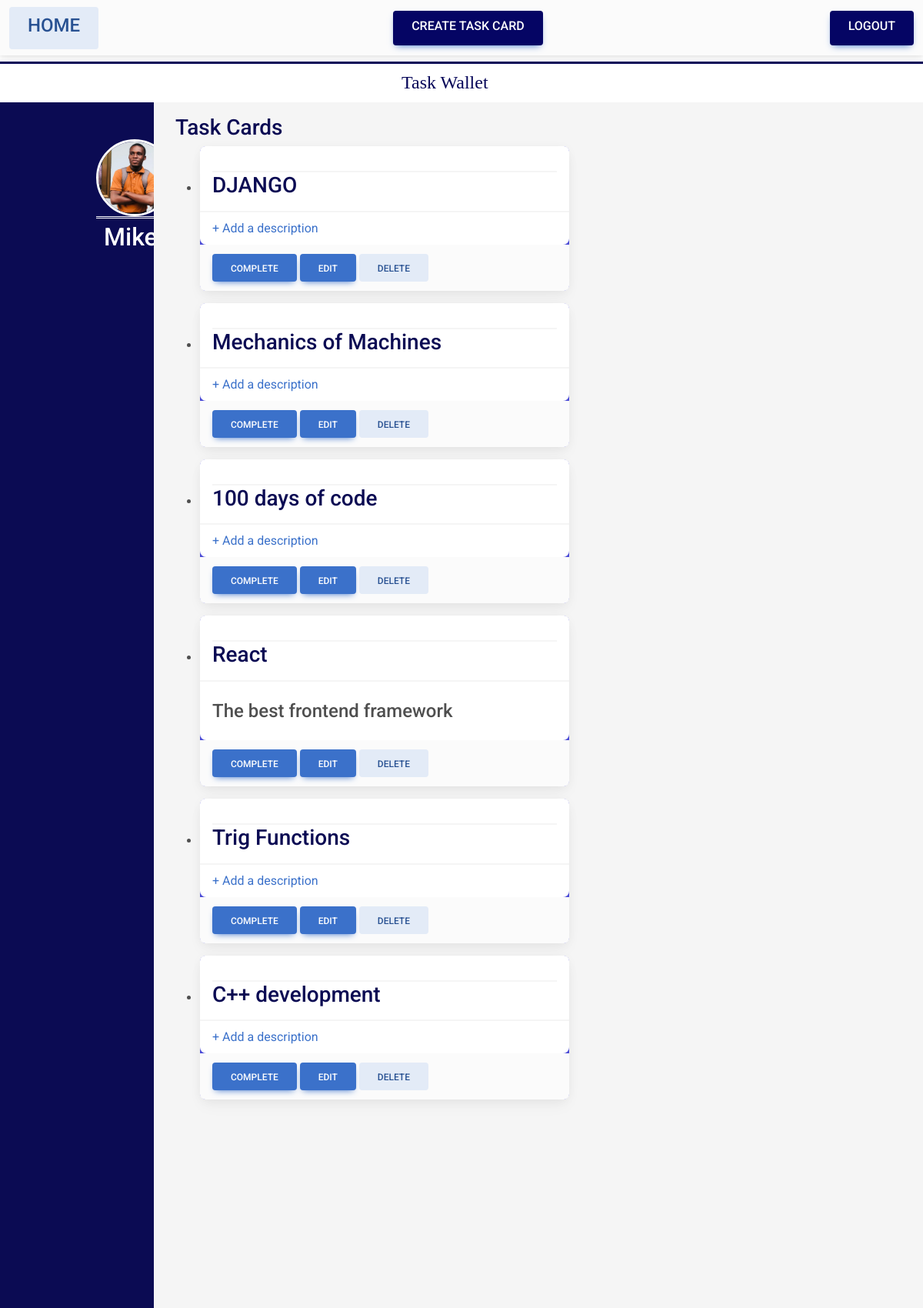
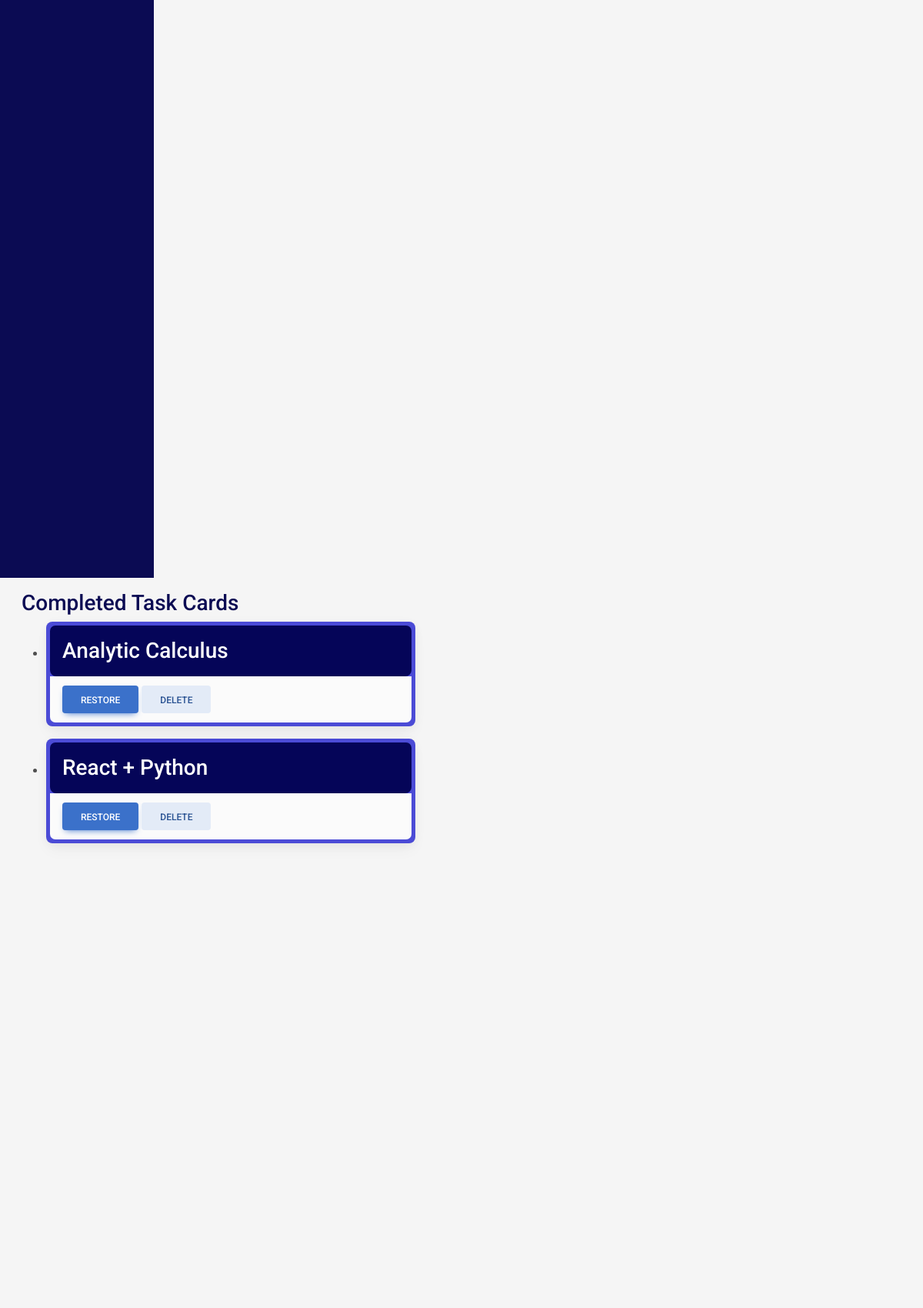
The app's page /home/ (signed in, upper part) with its own data (2 pictures, top to bottom).
### core/models.py (models this page shows, shortened)
class Task(models.Model):
    user=models.ForeignKey(User,on_delete=models.CASCADE,null=True,blank=True)
    name=models.CharField(max_length=50)
    priority=models.CharField(max_length=50)
    date_created=models.DateField(auto_now_add=True)
    due_date=models.DateTimeField()
    description=models.TextField(max_length=500,null=True,blank=True)
    completed=models.BooleanField(default=False,null=True,blank=True)

### core/views.py (the view)
# urls.py: path("home/",views.homepage,name="homepage"),
@login_required(login_url="/")
def homepage(request):
    completed_tasks = []
    not_completed_tasks = []
    profile=request.user.profile.profile_picture.url
    tasks = models.Task.objects.filter(user=request.user.id)
    for task in tasks:
        if task.completed:
            completed_tasks.append(task)
        else:
            not_completed_tasks.append(task)
    a = len(not_completed_tasks)
    b = len(completed_tasks)
    if b>0:
        b==True
    else:
        b==False
    context = {"a": a, "tasks_b": completed_tasks, "tasks_a": not_completed_tasks,"profile":profile}
    return render(request, "core/homepage.html", context)

### core/templates/core/homepage.html (shortened to what this page needs)
{% extends "main_template.html" %}
{% block content %}
<div class="container-fluid" style="border-top: solid rgb(5, 5, 88);">
  <div class="row align-items-center" style="background-color:white;height:50px;">
    <div class="col-4"><h4 style="color:rgb(5, 5, 88);font-family:cursive;padding:10px;">Task  Wallet</h4></div>
  </div>
</div>
<div class="container-fluid">
    <div class="row">
        <div class="col-2 box-sidebar">
            <div  class="container py-5 px-5">
              <div class="row" style="padding-left: 65px;">
                <a href="{% url 'user-profile' %}">
                  <img class="custom-rounded-circle" src="{{profile}}" alt="">
                    <h2 style="color:white;padding-left: 10px;border-top:double;width: 100px;padding-top: 5px;">{{ request.user.username }}</h2>
                </a>
              </div>
            </div>
        </div>
        <div class="col box">
            <div class="container-tasks py-3 px-3">
                {% if not a %}
                <h3>No Task cards available !!<br><a href="{% url 'create-task' %}">Create one</a></h3>
                {% else %}
                <h3>Task Cards</h3>
                {% for task in tasks_a %}
                <ul>
                  <li>
                    <div class="card" style="width: 30rem;" style="padding: 5px;">
                      <ul class="list-group list-group-light list-group-small">
                        <li class="list-group-item px-3"><h5 class="card-header"><h3>{{ task.name }}</h3></h5></li>
                        {% if task.description %}
                        <li class="list-group-item px-3"><p class="card-text"><h4>{{ task.description }}</h4></p></li>
                        {% else %}
                        <li class="list-group-item  px-3"><a href="{% url 'update-task' task.id %}">+ Add a description </a></li>
                        {% endif %}
                      </ul>
                      <div class="card-footer bg-light px-3">
                        <a href="{% url 'complete-task' task.id %}" class="btn btn-primary"><h7>Complete</h7></a>
                        <a href="{% url 'update-task' task.id %}" class="btn btn-primary"><h7>Edit</h7></a>
                        <a href="{% url 'delete-task' task.id %}" class="btn btn-secondary"><h7>Delete</h7></a>
                      </div>
                    </div>
                  </li>
                </ul>
                {% endfor %}
                {% endif %}
            </div>
        </div>
        <div class="col box">
            <div class="container-tasks py-3 px-3">
                {% if not b %}
                <h3>Completed Task Cards</h3>
                {% for task in tasks_b %}
                <ul>
                  <li>
                    <div class="card" style="width: 30rem;padding: 5px;">
                      <ul class="list-group list-group-light list-group-small">
                        <li class="list-group-item completed px-3"><h5 ><h3 style="color:white;" >{{ task.name }}</h3></h5></li>
                      </ul>
                      <div class="card-footer bg-light px-3" style="background-color: rgb(5, 5, 88);">
                        <a href="{% url 'restore-task' task.id %}" class="btn btn-primary"><h7>Restore</h7></a>
                        <a href="{% url 'delete-task' task.id %}" class="btn btn-secondary"><h7>Delete</h7></a>
                      </div>
                    </div>
                  </li>
                </ul>
                {% endfor %}
                {% else %}
                <h3>No completed Task cards available !!</h3>
                {% endif %}
            </div>
        </div>
    </div>
</div>
{% endblock %}

### templates/main_template.html (shortened to what this page needs)
<!DOCTYPE html>
<html lang="en">
<head>
<link
  href="https://cdnjs.cloudflare.com/ajax/libs/font-awesome/6.0.0/css/all.min.css"
  rel="stylesheet"
/>
<link
  href="https://cdnjs.cloudflare.com/ajax/libs/mdb-ui-kit/6.4.1/mdb.min.css"
  rel="stylesheet"
/>
</head>
<body>
    {% include 'navbar.html' %}
    {% block content %}
    {% endblock %}
</body>
</html>

### templates/navbar.html (shortened to what this page needs)
<div >
<h3>
  <nav class="navbar navbar-expand-lg navbar-light bg-light">
    <div class="container-fluid">
        <div class="navbar-nav">
          <a class="btn btn-secondary"  class="nav-link active" aria-current="page" href="{% url 'homepage'%}"><h4>Home</h4></a>
        </div>
        <div class="navbar-nav" style="padding-left: 10px;">
          {% if request.user.is_authenticated %}
          <a style="background-color: rgb(5, 5, 100);" class="btn btn-primary"  class="nav-link active" aria-current="page" href="{% url 'create-task'%}"><h6>Create task card</h6></a>
          {% endif %}
        </div>
    <div class="d-flex  align-items-center">
        {% if request.user.is_authenticated %}
        <a style="background-color: rgb(5, 5, 100);" class="btn btn-primary" href="{% url 'logout'%}"> <h6>Logout</h6></a>
        {% else %}
        <a style="background-color: rgb(5, 5, 100);" class="btn btn-primary"  href="{% url 'login'%}">Login</a>
        {% endif %}
    </div>
    </div>
  </nav>
</h3>
</div>

### core/templates/core/homepage.html (style rules this page uses)
.box { height: 100vh; background-color: whitesmoke; }
.box-sidebar { background-color: rgb(11, 11, 83); height: 100vh; }
.card-header { background-color: white; }
.card { background-color: rgb(75, 75, 214); width: 27rem; }
.container-tasks { height: 100vh; overflow-y: scroll; }
h3 { color:rgb(11, 11, 83); }
.completed { background-color: rgb(5, 5, 88); color:white; }
.custom-rounded-circle { width: 100px; height: 100px; border:solid white; border-radius: 50px; overflow: hidden; }

### records on screen
Task: name "DJANGO", description "+ Add a description"
Task: name "Mechanics of Machines", description "+ Add a description"
Task: name "100 days of code", description "+ Add a description"
Task: name "React", description "The best frontend framework"
Task: name "Trig Functions", description "+ Add a description"
Task: name "C++ development", description "+ Add a description"
Task: name "Analytic Calculus"
Task: name "React + Python"

### other values on screen
{{ request.user.username }} "Mike"
